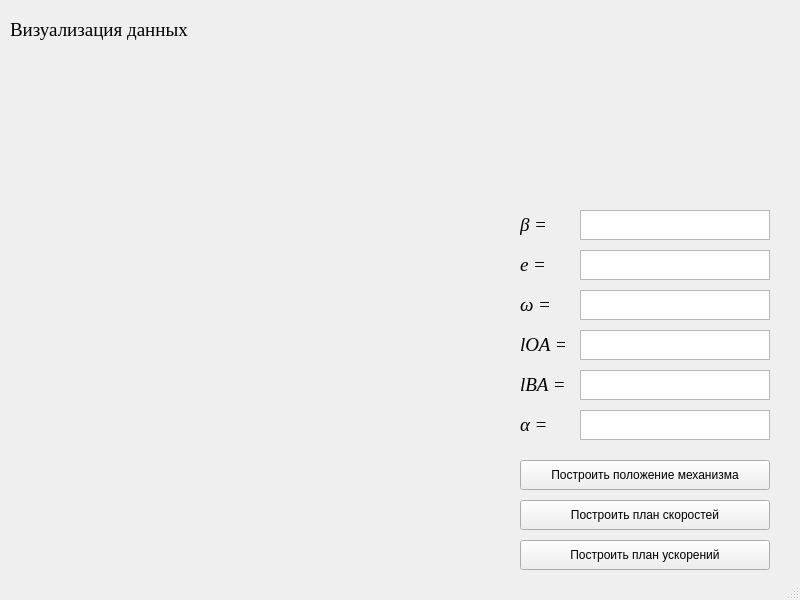
<?xml version="1.0" encoding="UTF-8"?>
<ui version="4.0">
 <class>MainWindow</class>
 <widget class="QMainWindow" name="MainWindow">
  <property name="geometry">
   <rect>
    <x>0</x>
    <y>0</y>
    <width>800</width>
    <height>600</height>
   </rect>
  </property>
  <property name="maximumSize">
   <size>
    <width>800</width>
    <height>600</height>
   </size>
  </property>
  <property name="focusPolicy">
   <enum>Qt::NoFocus</enum>
  </property>
  <property name="windowTitle">
   <string>MainWindow</string>
  </property>
  <widget class="QWidget" name="centralwidget">
   <widget class="QWidget" name="widgetResult" native="true">
    <property name="geometry">
     <rect>
      <x>10</x>
      <y>60</y>
      <width>480</width>
      <height>500</height>
     </rect>
    </property>
   </widget>
   <widget class="QLabel" name="labelTitleGraph">
    <property name="geometry">
     <rect>
      <x>10</x>
      <y>10</y>
      <width>200</width>
      <height>40</height>
     </rect>
    </property>
    <property name="font">
     <font>
      <family>Times New Roman</family>
      <pointsize>14</pointsize>
     </font>
    </property>
    <property name="text">
     <string>Визуализация данных</string>
    </property>
   </widget>
   <widget class="QToolButton" name="toolButtonPosition">
    <property name="geometry">
     <rect>
      <x>520</x>
      <y>460</y>
      <width>250</width>
      <height>30</height>
     </rect>
    </property>
    <property name="text">
     <string>Построить положение механизма</string>
    </property>
   </widget>
   <widget class="QToolButton" name="toolButtonSpeed">
    <property name="geometry">
     <rect>
      <x>520</x>
      <y>500</y>
      <width>250</width>
      <height>30</height>
     </rect>
    </property>
    <property name="text">
     <string>Построить план скоростей</string>
    </property>
   </widget>
   <widget class="QToolButton" name="toolButtonAcceliration">
    <property name="geometry">
     <rect>
      <x>520</x>
      <y>540</y>
      <width>250</width>
      <height>30</height>
     </rect>
    </property>
    <property name="text">
     <string>Построить план ускорений</string>
    </property>
   </widget>
   <widget class="QLabel" name="labelAngleGuid">
    <property name="geometry">
     <rect>
      <x>520</x>
      <y>210</y>
      <width>45</width>
      <height>30</height>
     </rect>
    </property>
    <property name="font">
     <font>
      <family>Times New Roman</family>
      <pointsize>14</pointsize>
      <italic>true</italic>
     </font>
    </property>
    <property name="text">
     <string>β =</string>
    </property>
   </widget>
   <widget class="QTextEdit" name="textInAngleGuid">
    <property name="geometry">
     <rect>
      <x>580</x>
      <y>210</y>
      <width>190</width>
      <height>30</height>
     </rect>
    </property>
    <property name="font">
     <font>
      <family>Times New Roman</family>
      <pointsize>12</pointsize>
     </font>
    </property>
   </widget>
   <widget class="QTextEdit" name="textInEccentrGuid">
    <property name="geometry">
     <rect>
      <x>580</x>
      <y>250</y>
      <width>190</width>
      <height>30</height>
     </rect>
    </property>
    <property name="font">
     <font>
      <family>Times New Roman</family>
      <pointsize>12</pointsize>
     </font>
    </property>
   </widget>
   <widget class="QLabel" name="labelEccentrGuid">
    <property name="geometry">
     <rect>
      <x>520</x>
      <y>250</y>
      <width>45</width>
      <height>30</height>
     </rect>
    </property>
    <property name="font">
     <font>
      <family>Times New Roman</family>
      <pointsize>14</pointsize>
      <italic>true</italic>
     </font>
    </property>
    <property name="text">
     <string>e =</string>
    </property>
   </widget>
   <widget class="QLabel" name="labelRotateSpeed">
    <property name="geometry">
     <rect>
      <x>520</x>
      <y>290</y>
      <width>45</width>
      <height>30</height>
     </rect>
    </property>
    <property name="font">
     <font>
      <family>Times New Roman</family>
      <pointsize>14</pointsize>
      <italic>true</italic>
     </font>
    </property>
    <property name="text">
     <string>ω =</string>
    </property>
   </widget>
   <widget class="QTextEdit" name="textInRotateSpeed">
    <property name="geometry">
     <rect>
      <x>580</x>
      <y>290</y>
      <width>190</width>
      <height>30</height>
     </rect>
    </property>
    <property name="font">
     <font>
      <family>Times New Roman</family>
      <pointsize>12</pointsize>
     </font>
    </property>
   </widget>
   <widget class="QTextEdit" name="textInAngleCrank">
    <property name="geometry">
     <rect>
      <x>580</x>
      <y>410</y>
      <width>190</width>
      <height>30</height>
     </rect>
    </property>
    <property name="font">
     <font>
      <family>Times New Roman</family>
      <pointsize>12</pointsize>
     </font>
    </property>
   </widget>
   <widget class="QTextEdit" name="textInLengthCrank">
    <property name="geometry">
     <rect>
      <x>580</x>
      <y>330</y>
      <width>190</width>
      <height>30</height>
     </rect>
    </property>
    <property name="font">
     <font>
      <family>Times New Roman</family>
      <pointsize>12</pointsize>
     </font>
    </property>
   </widget>
   <widget class="QLabel" name="labelAngleCrank">
    <property name="geometry">
     <rect>
      <x>520</x>
      <y>410</y>
      <width>45</width>
      <height>30</height>
     </rect>
    </property>
    <property name="font">
     <font>
      <family>Times New Roman</family>
      <pointsize>14</pointsize>
      <italic>true</italic>
     </font>
    </property>
    <property name="text">
     <string>α =</string>
    </property>
   </widget>
   <widget class="QLabel" name="labelLengthRod">
    <property name="geometry">
     <rect>
      <x>520</x>
      <y>370</y>
      <width>45</width>
      <height>30</height>
     </rect>
    </property>
    <property name="font">
     <font>
      <family>Times New Roman</family>
      <pointsize>14</pointsize>
      <italic>true</italic>
     </font>
    </property>
    <property name="text">
     <string>lBA =</string>
    </property>
   </widget>
   <widget class="QTextEdit" name="textInLengthRod">
    <property name="geometry">
     <rect>
      <x>580</x>
      <y>370</y>
      <width>190</width>
      <height>30</height>
     </rect>
    </property>
    <property name="font">
     <font>
      <family>Times New Roman</family>
      <pointsize>12</pointsize>
     </font>
    </property>
   </widget>
   <widget class="QLabel" name="labelLengthCrank">
    <property name="geometry">
     <rect>
      <x>520</x>
      <y>330</y>
      <width>45</width>
      <height>30</height>
     </rect>
    </property>
    <property name="font">
     <font>
      <family>Times New Roman</family>
      <pointsize>14</pointsize>
      <italic>true</italic>
     </font>
    </property>
    <property name="text">
     <string>lOA =</string>
    </property>
   </widget>
   <widget class="QLabel" name="labelLog">
    <property name="geometry">
     <rect>
      <x>520</x>
      <y>60</y>
      <width>250</width>
      <height>135</height>
     </rect>
    </property>
    <property name="font">
     <font>
      <pointsize>12</pointsize>
     </font>
    </property>
    <property name="alignment">
     <set>Qt::AlignLeading|Qt::AlignLeft|Qt::AlignTop</set>
    </property>
   </widget>
  </widget>
  <widget class="QStatusBar" name="statusbar"/>
 </widget>
 <resources/>
 <connections/>
</ui>
